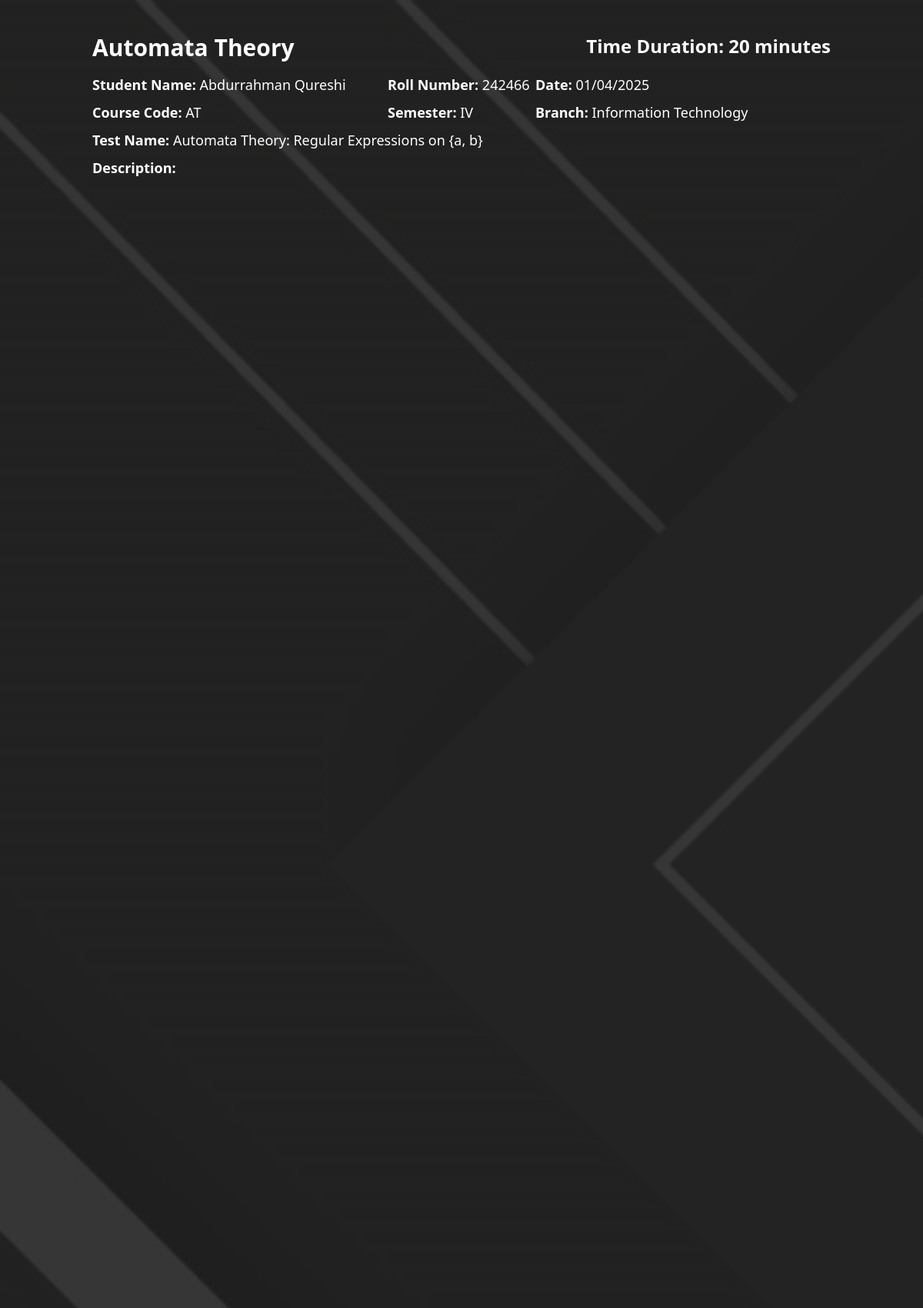
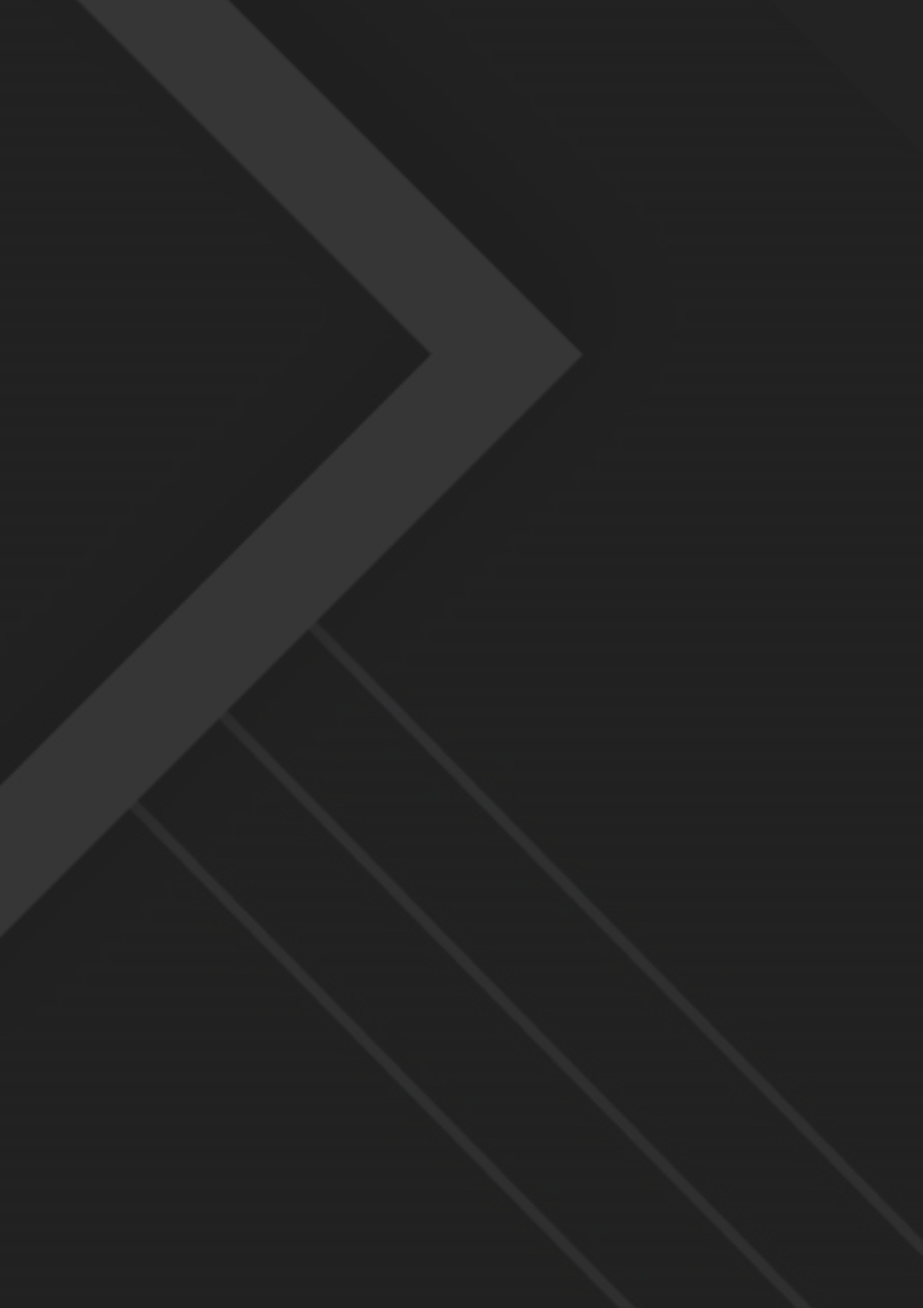
/tests/start-test/8c41d51fdf8d4dfc97e0d764bf836aaa (signed in, upper part), run on the app's committed database (2 pictures, top to bottom).
### tables this page shows
CREATE TABLE tests (
    test_id TEXT,
    test_name TEXT,
    test_description TEXT,
    course_name TEXT,
    course_code TEXT,
    course_semester TEXT,
    course_branch TEXT,
    questions TEXT,  -- Storing questions as JSON string
    created_at TEXT
, `test_duration` INTEGER);

### app.py (the view, shortened to what this page needs)
@app.route('/tests/start-test/<test_id>', methods=["GET", "POST"])
def start_test(test_id):
    cursor.execute("SELECT * FROM tests WHERE test_id = ?", (test_id,))
    test = cursor.fetchone()
    if not test:
        flash("Test not found!", "error")
        return redirect(url_for("lectures"))
    questions = json.loads(test[7])
    return render_template('/tests/start-test.html', test=test, questions=questions)

### templates/tests/start-test.html (shortened to what this page needs)
{% extends 'layouts/test_layout.html' %}  {% block content %}
<div class="intersecting_invisible container text-white">
    <div
        class="intersecting_invisible w-full flex justify-center items-center py-10 flex-col gap-8"
    >
        <div class="intersecting_invisible w-full max-w-5xl">
            <div class="intersecting_invisible mb-6 rounded-lg">
                <div class="flex justify-between">
                    <h2 class="intersecting_invisible text-3xl font-bold mb-4">
                        {{ test[3] }}
                    </h2>
                    <h2 class="intersecting_invisible text-2xl font-bold mb-4">
                        Time Duration: {{ test[9] }} minutes
                    </h2>
                </div>
                <div class="grid grid-cols-5 justify-between">
                    <p class="intersecting_invisible col-span-2 text-lg mb-2">
                        <strong>Student Name:</strong> {{
                        session["student_name"] }}
                    </p>
                    <p class="intersecting_invisible text-lg mb-2">
                        <strong>Roll Number:</strong> {{
                        session["student_roll_no"] }}
                    </p>
                    <p class="intersecting_invisible col-span-2 text-lg mb-2">
                        <strong>Date:</strong>
                        <span id="currentDate"></span>
                    </p>
                </div>
                <div class="grid grid-cols-5 justify-between">
                    <p class="intersecting_invisible col-span-2 text-lg mb-2">
                        <strong>Course Code:</strong> {{ test[4] }}
                    </p>
                    <p class="intersecting_invisible text-lg mb-2">
                        <strong>Semester:</strong> {{ test[5][-2:] }}
                    </p>
                    <p class="intersecting_invisible col-span-2 text-lg mb-2">
                        <strong>Branch:</strong> {{ test[6] }}
                    </p>
                </div>
                <p class="intersecting_invisible text-lg mb-2">
                    <strong>Test Name:</strong> {{ test[1] }}
                </p>
                <p class="intersecting_invisible text-lg">
                    <strong>Description:</strong> {{ test[10] }}
                </p>
            </div>
        </div>
    </div>
</div>
{% endblock %}

### static/styles.css (style rules this page uses)
:root { --primary: #2b74a8; --secondary: #222222; --tertiary: #383838; }
body { background-color: #222222; }
.intersecting_invisible { z-index: 2; opacity: 0; scale: 0.96; transition: 0.35s all ease; }
.intersecting_visible { z-index: 2; scale: 1; opacity: 1; }

### data on the page
tests: course_name "Automata Theory", test_duration "20", course_code "AT", course_semester "IV", course_branch "Information Technology", test_name "Automata Theory: Regular Expressions on {a, b}"

### other printed values
{{ session["student_name"] }} "Abdurrahman Qureshi"
{{ session["student_roll_no"] }} "242466"
